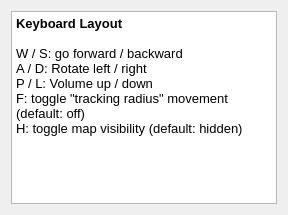
<?xml version="1.0" encoding="UTF-8"?>
<ui version="4.0">
 <class>KeyboardLayoutHelpDialog</class>
 <widget class="QDialog" name="KeyboardLayoutHelpDialog">
  <property name="geometry">
   <rect>
    <x>0</x>
    <y>0</y>
    <width>288</width>
    <height>215</height>
   </rect>
  </property>
  <property name="windowTitle">
   <string>Keyboard Layout</string>
  </property>
  <layout class="QVBoxLayout" name="verticalLayout">
   <item>
    <widget class="QTextBrowser" name="textBrowser">
     <property name="html">
      <string>&lt;!DOCTYPE HTML PUBLIC &quot;-//W3C//DTD HTML 4.0//EN&quot; &quot;http://www.w3.org/TR/REC-html40/strict.dtd&quot;&gt;
&lt;html&gt;&lt;head&gt;&lt;meta name=&quot;qrichtext&quot; content=&quot;1&quot; /&gt;&lt;style type=&quot;text/css&quot;&gt;
p, li { white-space: pre-wrap; }
&lt;/style&gt;&lt;/head&gt;&lt;body style=&quot; font-family:'Noto Sans'; font-size:10pt; font-weight:400; font-style:normal;&quot;&gt;
&lt;p style=&quot; margin-top:0px; margin-bottom:0px; margin-left:0px; margin-right:0px; -qt-block-indent:0; text-indent:0px;&quot;&gt;&lt;span style=&quot; font-weight:600;&quot;&gt;Keyboard Layout&lt;/span&gt;&lt;/p&gt;
&lt;p style=&quot;-qt-paragraph-type:empty; margin-top:0px; margin-bottom:0px; margin-left:0px; margin-right:0px; -qt-block-indent:0; text-indent:0px; font-weight:600;&quot;&gt;&lt;br /&gt;&lt;/p&gt;
&lt;p style=&quot; margin-top:0px; margin-bottom:0px; margin-left:0px; margin-right:0px; -qt-block-indent:0; text-indent:0px;&quot;&gt;W / S: go forward / backward&lt;/p&gt;
&lt;p style=&quot; margin-top:0px; margin-bottom:0px; margin-left:0px; margin-right:0px; -qt-block-indent:0; text-indent:0px;&quot;&gt;A / D: Rotate left / right&lt;/p&gt;
&lt;p style=&quot; margin-top:0px; margin-bottom:0px; margin-left:0px; margin-right:0px; -qt-block-indent:0; text-indent:0px;&quot;&gt;P / L: Volume up / down&lt;/p&gt;
&lt;p style=&quot; margin-top:0px; margin-bottom:0px; margin-left:0px; margin-right:0px; -qt-block-indent:0; text-indent:0px;&quot;&gt;F: toggle &amp;quot;tracking radius&amp;quot; movement (default: off)&lt;/p&gt;
&lt;p style=&quot; margin-top:0px; margin-bottom:0px; margin-left:0px; margin-right:0px; -qt-block-indent:0; text-indent:0px;&quot;&gt;H: toggle map visibility (default: hidden)&lt;/p&gt;&lt;/body&gt;&lt;/html&gt;</string>
     </property>
    </widget>
   </item>
  </layout>
 </widget>
 <resources/>
 <connections/>
</ui>
